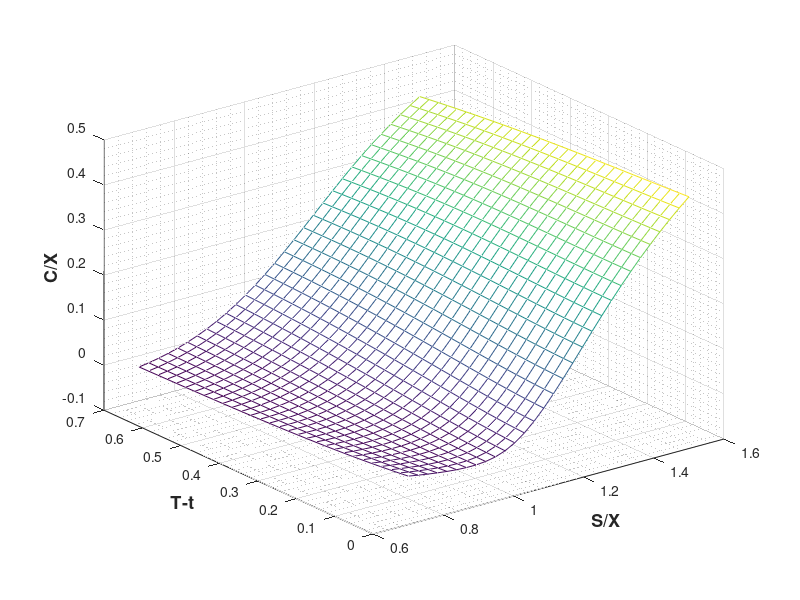

Reproduce this figure in MATLAB.
% figure(1),clf,
% plot(x1,y1,'b','LineWidth',2);
% title('Profit of asset price','FontSize',15)
% ylabel('Profit','FontSize',13,'FontWeight','bold')
% xlabel('Asset price','FontSize',13,'FontWeight','bold')
% hold on
% plot(x2,y2,'b','LineWidth',2);
% plot(x3,y3,'b','LineWidth',2);
% plot(xx1,yy1,'b.','LineWidth',2);
% plot(xx2,yy2,'b.','LineWidth',2);
% axis([0 85 0 45])
% grid on
% hold off
%%
% mu1 = [1 2];
% Sigma1 = [2 0; 0 0.5];
% mu2 = [-3 -5];
% Sigma2 = [1 0;0 1];
% rng(1); % For reproducibility
% X = [mvnrnd(mu1,Sigma1,1000);mvnrnd(mu2,Sigma2,1000)];
% 
% GMModel = fitgmdist(X,2);
% 
% figure
% y = [zeros(1000,1);ones(1000,1)];
% h = gscatter(X(:,1),X(:,2),y);
% hold on
% ezcontour(@(x1,x2)pdf(GMModel,[x1 x2]),get(gca,{'XLim','YLim'}))
% title('{\bf Scatter Plot and Fitted Gaussian Mixture Contours}')
% legend(h,'Model 0','Model1')
% hold off
%%
% load discrim
% figure;
% gscatter(ratings(:,1),ratings(:,2),group,'br','xo')
% xlabel('climate');
% ylabel('housing');
%%
% xx=1:10;
% yy=xx.^2;
% plot(xx,yy);
%% aboutezplot 
% syms x1 x2 CX
%%
CXNum=30;
x=linspace(0.7,1.5,CXNum);
% x=linspace(1.5,0.7,CXNum);
y=linspace(0.7,0,CXNum);
% y=linspace(0,0.7,CXNum);

m1=[1.35 0.45];
m2=[1.18 0.24];
m3=[0.98 -0.2];
m4=[1.05 -0.1];
C1=[59.79 -0.03;-0.03 10.24];
C2=[59.79 -0.03;-0.03 10.24];
C3=[59.79 -0.03;-0.03 10.24];
C4=[59.79 -0.03;-0.03 10.24]; 

CX=ones(CXNum,CXNum);

for i=1:CXNum
    for j=1:CXNum
        CX(j,i)=-0.06*sqrt(([x(i),y(j)]-m1)*C1*([x(i),y(j)]-m1)'+2.55)...
            -0.03*sqrt(([x(i),y(j)]-m2)*C2*([x(i),y(j)]-m2)'+1.97)...
            +0.03*sqrt(([x(i),y(j)]-m3)*C3*([x(i),y(j)]-m3)')...
            +0.10*sqrt(([x(i),y(j)]-m4)*C4*([x(i),y(j)]-m4)'+1.62)...
            +[x(i),y(j)]*[0.14;-0.24]-0.01;
    end
end

figure(1),clf,
mesh(x,y,CX);
xlabel('S/X','FontSize',13,'FontWeight','bold')
ylabel('T-t','FontSize',13,'FontWeight','bold')
zlabel('C/X','FontSize',13,'FontWeight','bold')
% axis([0.8 1.5 0 0.6 0 0.4]);
grid on
grid minor
%%





